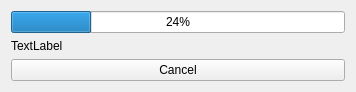
<?xml version="1.0" encoding="UTF-8"?>
<ui version="4.0">
 <class>TaskWidget</class>
 <widget class="QWidget" name="TaskWidget">
  <property name="geometry">
   <rect>
    <x>0</x>
    <y>0</y>
    <width>356</width>
    <height>87</height>
   </rect>
  </property>
  <property name="windowTitle">
   <string>Task</string>
  </property>
  <layout class="QVBoxLayout" name="verticalLayout">
   <item>
    <widget class="QProgressBar" name="progressBar">
     <property name="value">
      <number>24</number>
     </property>
    </widget>
   </item>
   <item>
    <widget class="QLabel" name="label">
     <property name="text">
      <string>TextLabel</string>
     </property>
    </widget>
   </item>
   <item>
    <widget class="QPushButton" name="btnCancel">
     <property name="text">
      <string>Cancel</string>
     </property>
    </widget>
   </item>
  </layout>
 </widget>
 <resources/>
 <connections/>
</ui>
